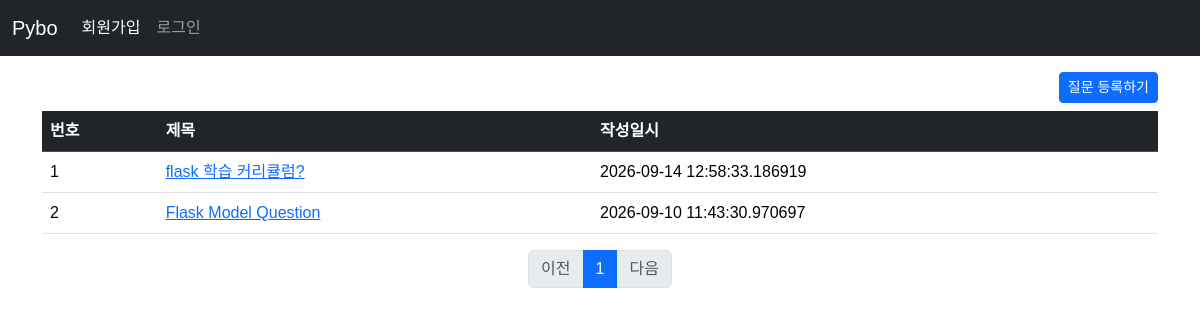
The page /question/list on the database as committed earlier.
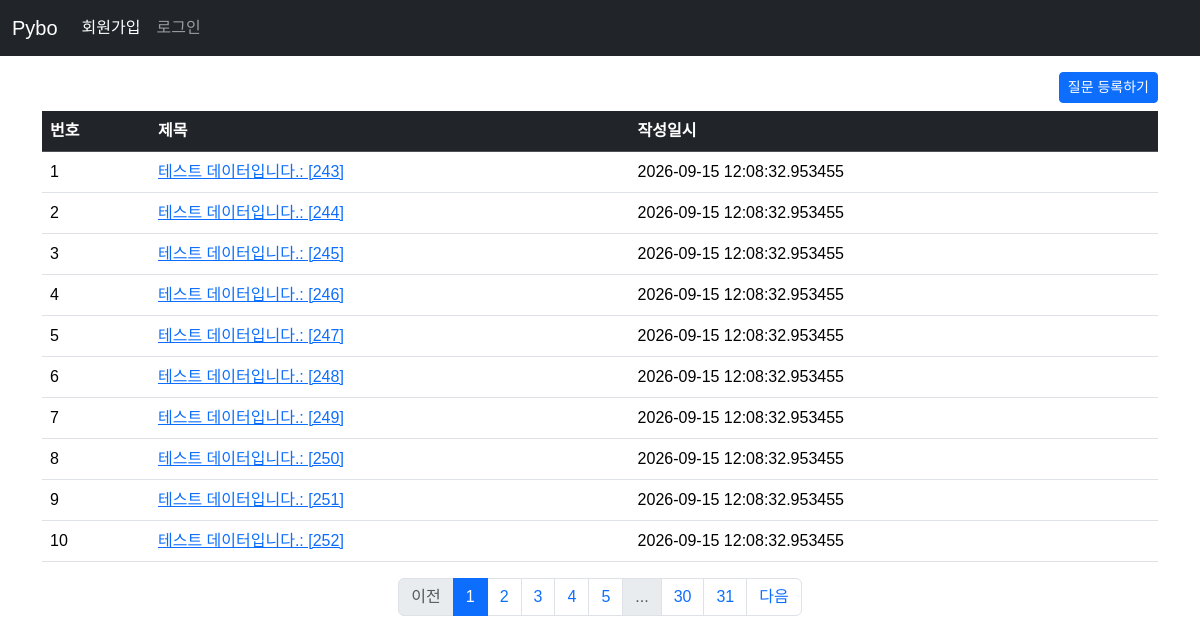
The same page on the database as committed later.
### pybo/models.py (models this page shows)
class Question(db.Model):
    id = db.Column(db.Integer, primary_key=True)
    subject = db.Column(db.String(200), nullable=False)
    content = db.Column(db.Text, nullable=False)
    create_date = db.Column(db.DateTime, nullable=False)

### pybo/views/question_views.py (the view)
@bp.route('/list')
def _list():
    page = request.args.get('page', default=1, type=int)  # url parameter ?page=1
    question_list = Question.query.order_by(Question.create_date.desc())
    question_list = question_list.paginate(page=page, per_page=10)  # 페이징 구현
    return render_template('question/question_list.html', question_list=question_list)

### pybo/templates/question/question_list.html
{% extends 'base.html' %}
{% block content %}
<div class="container my-3">
    <div class="text-end">
        <a href="{{ url_for('question.create') }}" class="btn btn-primary btn-sm mb-2">질문 등록하기</a>
    </div>
    <table class="table table-hover">
      <thead>
        <tr class="table-dark">
            <th>번호</th>
            <th>제목</th>
            <th>작성일시</th>
        </tr>
      </thead>
      <tbody>
        {% if question_list %}
        {% for question in question_list.items %}
        <tr>
          <td>{{ loop.index }}</td>
          <td>
              <a href="{{ url_for('question.detail', question_id=question.id) }}">{{question.subject}}</a>
          </td>
          <td>{{ question.create_date }}</td>
        </tr>
        {% endfor %}
        {% else %}
        <tr>
            <td colspan="3">질문이 없습니다.</td>
        </tr>
        {% endif %}
      </tbody>
    </table>
    <nav aria-label="...">
      <ul class="pagination justify-content-center">
        {% if question_list.has_prev %}
        <li class="page-item"><a href="?page={{ question_list.prev_num }}" class="page-link">이전</a></li>
        {% else %}
        <li class="page-item disabled">
            <a href="javascript:void(0)" class="page-link" aria-disabled="ture">이전</a>
        </li>
        {% endif %}
        {% for page_num in question_list.iter_pages() %}
        {% if page_num %}
        {% if page_num != question_list.page %}
        <li class="page-item"><a class="page-link" href="?page={{ page_num }}">{{ page_num }}</a></li>
        {% else %}
        <li class="page-item active">
          <a class="page-link" href="javascript:void(0)" aria-current="page">{{ page_num }}</a>
        </li>
        {% endif %}
        {% else %}
        <li class="page-item disabled"><a class="page-link" href="javascript:void(0)">...</a></li>
        {% endif %}
        {% endfor %}
        {% if question_list.has_next %}
        <li class="page-item"><a class="page-link" href="?page={{ question_list.next_num }}">다음</a></li>
        {% else %}
        <li class="page-item disabled">
            <a class="page-link" href="javscript:void(0)" aria-disabled="ture">다음</a>
        </li>
        {% endif %}
      </ul>
    </nav>
</div>
{% endblock %}

### pybo/templates/base.html (shortened to what this page needs)
<!DOCTYPE html>
<html lang="ko">
<head>
    <link rel="stylesheet" href="https://cdn.jsdelivr.net/npm/bootstrap@5.3.8/dist/css/bootstrap.min.css">
    <link rel="stylesheet" href="{{ url_for('static', filename='style.css') }}">
</head>
<body>
    {% include 'navbar.html' %}
    {% block content %}
    {% endblock %}
</body>
</html>

### pybo/templates/navbar.html (shortened to what this page needs)
    <nav class="navbar bg-dark navbar-expand-sm" data-bs-theme="dark">
      <div class="container-fluid">
        <a class="navbar-brand" href="{{ url_for('main.index') }}">Pybo</a>
        <div class="collapse navbar-collapse" id="navbarNav">
          <ul class="navbar-nav">
            <li class="nav-item">
              <a class="nav-link active" aria-current="page" href="#">회원가입</a>
            </li>
            <li class="nav-item">
              <a class="nav-link" href="#">로그인</a>
            </li>
          </ul>
        </div>
      </div>
    </nav>

### pybo/static/style.css (style rules this page uses)
body { font-family: "Noto Sans KR", sans-serif; font-weight: 400; }

Rows that differ between the two databases and show on the page:
no longer on this page (row unchanged): Question: subject "flask 학습 커리큘럼?", create_date "2026-09-14 12:58:33.186919"
no longer on this page (row unchanged): Question: subject "Flask Model Question", create_date "2026-09-10 11:43:30.970697"
added Question: subject "테스트 데이터입니다.: [243]", create_date "2026-09-15 12:08:32.953455"
added Question: subject "테스트 데이터입니다.: [244]", create_date "2026-09-15 12:08:32.953455"
added Question: subject "테스트 데이터입니다.: [245]", create_date "2026-09-15 12:08:32.953455"
added Question: subject "테스트 데이터입니다.: [246]", create_date "2026-09-15 12:08:32.953455"
added Question: subject "테스트 데이터입니다.: [247]", create_date "2026-09-15 12:08:32.953455"
added Question: subject "테스트 데이터입니다.: [248]", create_date "2026-09-15 12:08:32.953455"
added Question: subject "테스트 데이터입니다.: [249]", create_date "2026-09-15 12:08:32.953455"
added Question: subject "테스트 데이터입니다.: [250]", create_date "2026-09-15 12:08:32.953455"
added Question: subject "테스트 데이터입니다.: [251]", create_date "2026-09-15 12:08:32.953455"
added Question: subject "테스트 데이터입니다.: [252]", create_date "2026-09-15 12:08:32.953455"
Other text that changed with them:
new list line: "2"
new list line: "3"
new list line: "4"
new list line: "5"
new list line: "30"
new list line: "31"
